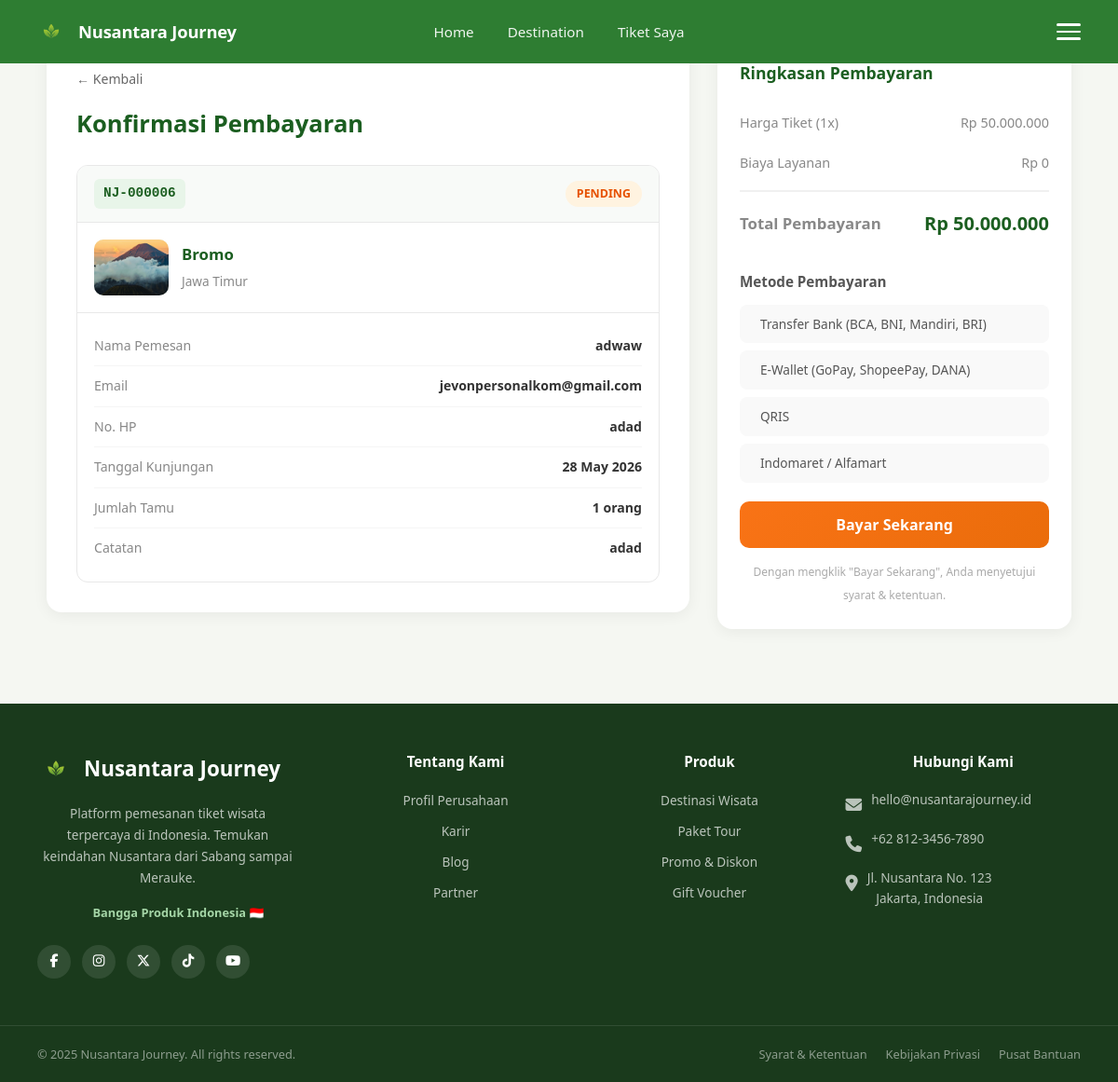
Screenshot of /cart/checkout.php?booking_id=6 (signed in) with the database file from the repository.
### tables this page shows
CREATE TABLE `bookings` (
  `id` int(11) NOT NULL,
  `user_id` int(11) NOT NULL,
  `destinasi_id` int(11) NOT NULL,
  `tanggal_kunjungan` date NOT NULL,
  `jumlah_tiket` int(11) NOT NULL DEFAULT 1,
  `total_harga` int(11) NOT NULL,
  `nama_pemesan` varchar(100) NOT NULL,
  `email_pemesan` varchar(100) NOT NULL,
  `no_hp` varchar(20) NOT NULL,
  `status` enum('pending','paid','cancelled','used','expired') DEFAULT 'pending',
  `created_at` timestamp NOT NULL DEFAULT current_timestamp(),
  `updated_at` timestamp NOT NULL DEFAULT current_timestamp() ON UPDATE current_timestamp(),
  `catatan` text DEFAULT NULL
);

CREATE TABLE `destinasi` (
  `id` int(11) NOT NULL,
  `provinsi_id` int(11) DEFAULT NULL,
  `nama_destinasi` varchar(150) NOT NULL,
  `provinsi` varchar(100) NOT NULL,
  `deskripsi` text NOT NULL,
  `harga` int(11) NOT NULL DEFAULT 0,
  `gambar` varchar(255) DEFAULT '',
  `created_at` timestamp NOT NULL DEFAULT current_timestamp(),
  `stok_tiket` int(11) DEFAULT 100
);

CREATE TABLE `provinsi` (
  `id` int(11) NOT NULL,
  `nama_provinsi` varchar(100) NOT NULL,
  `pulau` varchar(100) DEFAULT NULL,
  `ibu_kota` varchar(100) DEFAULT NULL,
  `populasi` varchar(50) DEFAULT NULL,
  `deskripsi` text DEFAULT NULL,
  `gambar` varchar(255) DEFAULT NULL,
  `highlight` varchar(255) DEFAULT NULL,
  `created_at` timestamp NOT NULL DEFAULT current_timestamp()
);

### cart/checkout.php (the view, shortened to what this page needs)
<?php
require_once '../koneksi.php';
$booking_id = isset($_GET['booking_id']) ? (int)$_GET['booking_id'] : 0;
$q = mysqli_query($koneksi, "SELECT b.*, d.nama_destinasi, d.gambar, p.nama_provinsi
    FROM bookings b
    JOIN destinasi d ON b.destinasi_id = d.id
    LEFT JOIN provinsi p ON d.provinsi_id = p.id
    WHERE b.id = $booking_id AND b.user_id = {$_SESSION['user_id']}");
$booking = ($q && mysqli_num_rows($q) > 0) ? mysqli_fetch_assoc($q) : null;
$order_id = 'NJ-' . str_pad($booking['id'], 6, '0', STR_PAD_LEFT);
?>
<!DOCTYPE html>
<html lang="id">
<head>
    <link rel="stylesheet" href="../assets/css/index.css">
    <link rel="stylesheet" href="assets/css/booking.css">
    <link rel="stylesheet" href="https://cdnjs.cloudflare.com/ajax/libs/font-awesome/6.5.1/css/all.min.css">
</head>
<body>
    <nav class="main-nav">
        <a href="../index.php" class="nav-brand">
            <img src="../uploads/logo.png" alt="Logo" class="nav-logo-leaf" onerror="this.style.display='none'">
            <span class="nav-brand-name">Nusantara Journey</span>
        </a>
        <div class="nav-links">
            <a href="../user/dashboard.php">Home</a>
            <a href="../user/dashboard.php">Destination</a>
            <a href="tiket_saya.php">Tiket Saya</a>
        </div>
        <div class="nav-hamburger"><span></span><span></span><span></span></div>
    </nav>
    <section class="booking-section">
        <div class="booking-container">
            <div class="checkout-layout">
                <div class="checkout-detail">
                    <a href="booking.php?destinasi_id=<?= $booking['destinasi_id'] ?>" class="btn-kembali">&larr; Kembali</a>
                    <h1>Konfirmasi Pembayaran</h1>
                    <div class="booking-info-card">
                        <div class="booking-info-header">
                            <span class="booking-kode"><?= htmlspecialchars($order_id) ?></span>
                            <span class="booking-status status-<?= $booking['status'] ?>"><?= ucfirst($booking['status']) ?></span>
                        </div>
                        <div class="booking-destinasi">
                            <?php
                            $ada_gambar = !empty($booking['gambar']) && file_exists('../uploads/' . $booking['gambar']);
                            if ($ada_gambar):
                            ?>
                                <img src="../uploads/<?= htmlspecialchars($booking['gambar']) ?>" alt="<?= htmlspecialchars($booking['nama_destinasi']) ?>">
                            <?php else: ?>
                                <div class="booking-img-placeholder"></div>
                            <?php endif; ?>
                            <div>
                                <h3><?= htmlspecialchars($booking['nama_destinasi']) ?></h3>
                                <p><?= htmlspecialchars($booking['nama_provinsi'] ?? 'Indonesia') ?></p>
                            </div>
                        </div>
                        <div class="booking-details">
                            <div class="detail-row">
                                <span>Nama Pemesan</span>
                                <strong><?= htmlspecialchars($booking['nama_pemesan']) ?></strong>
                            </div>
                            <div class="detail-row">
                                <span>Email</span>
                                <strong><?= htmlspecialchars($booking['email_pemesan'] ?? $booking['email'] ?? '-') ?></strong>
                            </div>
                            <div class="detail-row">
                                <span>No. HP</span>
                                <strong><?= htmlspecialchars($booking['no_hp']) ?></strong>
                            </div>
                            <div class="detail-row">
                                <span>Tanggal Kunjungan</span>
                                <strong><?= date('d F Y', strtotime($booking['tanggal_kunjungan'])) ?></strong>
                            </div>
                            <div class="detail-row">
                                <span>Jumlah Tamu</span>
                                <strong><?= $booking['jumlah_tiket'] ?? $booking['jumlah_tamu'] ?? 1 ?> orang</strong>
                            </div>
                            <?php if (!empty($booking['catatan'])): ?>
                            <div class="detail-row">
                                <span>Catatan</span>
                                <strong><?= htmlspecialchars($booking['catatan']) ?></strong>
                            </div>
                            <?php endif; ?>
                        </div>
                    </div>
                </div>
                <div class="checkout-payment">
                    <h3>Ringkasan Pembayaran</h3>
                    <div class="payment-summary">
                        <div class="payment-row">
                            <span>Harga Tiket (<?= $booking['jumlah_tiket'] ?? $booking['jumlah_tamu'] ?? 1 ?>x)</span>
                            <span>Rp <?= number_format($booking['total_harga'], 0, ',', '.') ?></span>
                        </div>
                        <div class="payment-row">
                            <span>Biaya Layanan</span>
                            <span>Rp 0</span>
                        </div>
                        <div class="payment-divider"></div>
                        <div class="payment-row payment-total">
                            <span>Total Pembayaran</span>
                            <strong>Rp <?= number_format($booking['total_harga'], 0, ',', '.') ?></strong>
                        </div>
                    </div>
                    <div class="payment-methods">
                        <h4>Metode Pembayaran</h4>
                        <div class="method-list">
                            <div class="method-item">
                                <span>Transfer Bank (BCA, BNI, Mandiri, BRI)</span>
                            </div>
                            <div class="method-item">
                                <span>E-Wallet (GoPay, ShopeePay, DANA)</span>
                            </div>
                            <div class="method-item">
                                <span>QRIS</span>
                            </div>
                            <div class="method-item">
                                <span>Indomaret / Alfamart</span>
                            </div>
                        </div>
                    </div>
                    <button id="pay-button" class="btn-pay-now">Bayar Sekarang</button>
                    <p class="payment-note">
                        <small>Dengan mengklik "Bayar Sekarang", Anda menyetujui syarat & ketentuan.</small>
                    </p>
                </div>
            </div>
        </div>
    </section>
    <footer class="main-footer">
        <div class="footer-container">
            <div class="footer-grid">
                <div class="footer-brand">
                    <div class="footer-brand-name">
                        <img src="../uploads/logo.png" alt="Logo" class="footer-brand-logo" onerror="this.style.display='none'">
                        Nusantara Journey
                    </div>
                    <p class="footer-desc">
                        Platform pemesanan tiket wisata terpercaya di Indonesia.
                        Temukan keindahan Nusantara dari Sabang sampai Merauke.
                    </p>
                    <span class="footer-tagline">Bangga Produk Indonesia 🇮🇩</span>
                    <div class="footer-social">
                        <a href="#" class="footer-social-link" title="Facebook"><i class="fa-brands fa-facebook-f"></i></a>
                        <a href="#" class="footer-social-link" title="Instagram"><i class="fa-brands fa-instagram"></i></a>
                        <a href="#" class="footer-social-link" title="Twitter / X"><i class="fa-brands fa-x-twitter"></i></a>
                        <a href="#" class="footer-social-link" title="TikTok"><i class="fa-brands fa-tiktok"></i></a>
                        <a href="#" class="footer-social-link" title="YouTube"><i class="fa-brands fa-youtube"></i></a>
                    </div>
                </div>
                <div class="footer-col">
                    <h4>Tentang Kami</h4>
                    <ul>
                        <li><a href="#">Profil Perusahaan</a></li>
                        <li><a href="#">Karir</a></li>
                        <li><a href="#">Blog</a></li>
                        <li><a href="#">Partner</a></li>
                    </ul>
                </div>
                <div class="footer-col">
                    <h4>Produk</h4>
                    <ul>
                        <li><a href="../user/provinsi.php">Destinasi Wisata</a></li>
                        <li><a href="../user/dashboard.php">Paket Tour</a></li>
                        <li><a href="#">Promo & Diskon</a></li>
                        <li><a href="#">Gift Voucher</a></li>
                    </ul>
                </div>
                <div class="footer-col">
                    <h4>Hubungi Kami</h4>
                    <div class="footer-contact-item">
                        <span class="footer-contact-icon"><i class="fa-solid fa-envelope"></i></span>
                        <span>hello@nusantarajourney.id</span>
                    </div>
                    <div class="footer-contact-item">
                        <span class="footer-contact-icon"><i class="fa-solid fa-phone"></i></span>
                        <span>+62 812-3456-7890</span>
                    </div>
                    <div class="footer-contact-item">
                        <span class="footer-contact-icon"><i class="fa-solid fa-location-dot"></i></span>
                        <span>Jl. Nusantara No. 123<br>Jakarta, Indonesia</span>
                    </div>
                </div>
            </div>
        </div>
        <div class="footer-bottom">
            <span class="footer-copyright">&copy; 2025 Nusantara Journey. All rights reserved.</span>
            <div class="footer-links">
                <a href="#">Syarat & Ketentuan</a>
                <a href="#">Kebijakan Privasi</a>
                <a href="#">Pusat Bantuan</a>
            </div>
        </div>
    </footer>
</body>
</html>

### assets/css/index.css (style rules this page uses)
*, *::before, *::after { box-sizing: border-box; margin: 0; padding: 0; }
body { font-family: 'Segoe UI', Tahoma, Geneva, Verdana, sans-serif; line-height: 1.6; color: #333; }
.main-nav { position: absolute; top: 0; left: 0; right: 0; z-index: 100; padding: 0 36px; height: 68px; display: flex; justify-content: space-between; align-items: center; background: #2e7d32; }
.nav-brand { display: flex; align-items: center; gap: 10px; text-decoration: none; }
.nav-logo-leaf { width: 38px; height: 38px; }
.nav-brand-name { color: white; font-size: 1.15rem; font-weight: 700; letter-spacing: -0.2px; }
.nav-links { display: flex; align-items: center; gap: 36px; position: absolute; left: 50%; transform: translateX(-50%); }
.nav-links a { color: rgba(255,255,255,0.92); text-decoration: none; font-size: 0.95rem; font-weight: 500; transition: color 0.2s; }
.nav-hamburger { display: flex; flex-direction: column; gap: 5px; cursor: pointer; padding: 4px; }
.nav-hamburger span { display: block; width: 26px; height: 2.5px; background: white; border-radius: 2px; }
.main-footer { background: #1a3a1c; color: rgba(255,255,255,0.5); text-align: center; padding: 24px; font-size: 0.84rem; }
.main-footer { background: #1a3a1c; color: rgba(255,255,255,0.85); padding: 0; font-size: 0.9rem; }
.footer-container { max-width: 1200px; margin: 0 auto; padding: 50px 40px 30px; }
.footer-grid { display: grid; grid-template-columns: 1.2fr 1fr 1fr 1fr; gap: 20px; margin-bottom: 20px; }
.footer-brand { display: flex; flex-direction: column; gap: 16px; }
.footer-brand-name { font-size: 1.4rem; font-weight: 800; color: white; display: flex; align-items: center; gap: 10px; }
.footer-brand-logo { width: 40px; height: 40px; }
.footer-desc { color: rgba(255,255,255,0.7); font-size: 0.85rem; line-height: 1.7; max-width: 280px; }
.footer-tagline { color: #a5d6a7; font-size: 0.8rem; font-weight: 600; }
.footer-col h4 { color: white; font-size: 0.95rem; font-weight: 700; margin-bottom: 18px; }
.footer-col ul { list-style: none; padding: 0; margin: 0; }
.footer-col ul li { margin-bottom: 10px; }
.footer-col ul li a { color: rgba(255,255,255,0.7); text-decoration: none; font-size: 0.85rem; transition: color 0.2s; }
.footer-contact-item { display: flex; align-items: flex-start; gap: 10px; margin-bottom: 12px; color: rgba(255,255,255,0.7); font-size: 0.85rem; }
.footer-contact-icon { font-size: 1.1rem; flex-shrink: 0; margin-top: 2px; }
.footer-social { display: flex; gap: 12px; margin-top: 8px; }
.footer-social-link { width: 36px; height: 36px; border-radius: 50%; background: rgba(255,255,255,0.1); display: flex; align-items: center; justify-content: center; color: white; text-decoration: none; font-size: 1rem; transition: background 0.2s, transform 0.2s; }
.footer-social-link i { font-size: 0.9rem; }
.footer-bottom { border-top: 1px solid rgba(255,255,255,0.1); padding: 20px 40px; display: flex; justify-content: space-between; align-items: center; flex-wrap: wrap; gap: 10px; max-width: 1200px; margin: 0 auto; }
.footer-copyright { color: rgba(255,255,255,0.5); font-size: 0.8rem; }
.footer-links { display: flex; gap: 20px; }
.footer-links a { color: rgba(255,255,255,0.5); text-decoration: none; font-size: 0.8rem; transition: color 0.2s; }

### rows the page displays
bookings: id "NJ-000006", status "PENDING", destinasi.gambar (picture), destinasi.nama_destinasi "Bromo", provinsi.nama_provinsi "Jawa Timur", nama_pemesan "adwaw", email_pemesan "jevonpersonalkom@gmail.com", no_hp "adad", tanggal_kunjungan "28 May 2026", jumlah_tiket "1", catatan "adad", total_harga "50.000.000"
